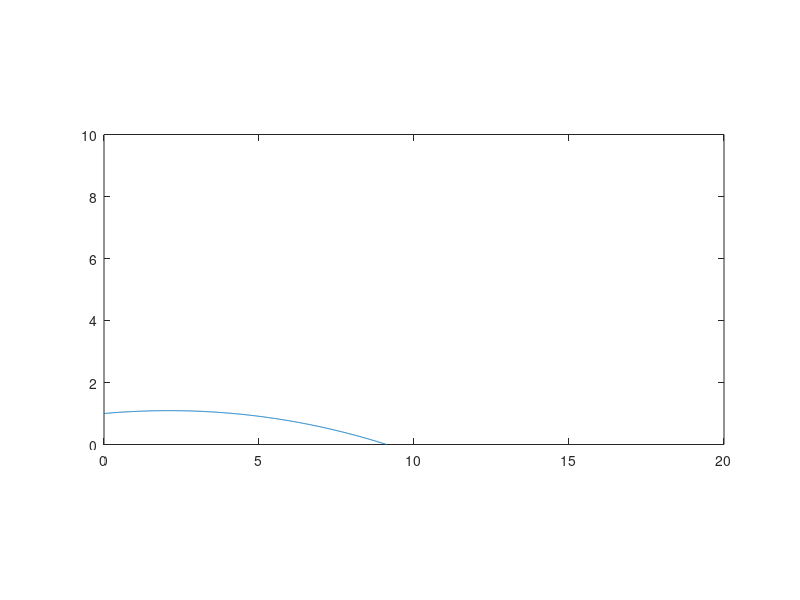

The MATLAB source for this figure:
%initialize parameters
m = 0.175; % kg
g = 9.81; % m/s^2
d = 0.26; % m
d_air = 1.23; % kg/m^3
Vinit = 14; % m/s
hinit = 1; %m
ang_att = 5 * pi / 180; %radians
A = pi/2*d^2*sin(ang_att); % m^2
Vx_init = Vinit*cos(ang_att);
Vy_init = Vinit*sin(ang_att);
Cd0 = 0.08; %drag coefficient at alpha = 0
Cl0 = 0.15; %lift coefficient at alpha = 0
CdA = 2.72; %drag coefficient dependant on alpha
ClA = 1.4; %drag coefficient dependant on alpha
A0 = -4*pi/180; %radians
delta_time = 0.001;
%find the coefficient of drag
C_drag = @(ang_att) Cd0 + CdA*(ang_att-A0)^2;
%find the coefficient of lift
C_lift = @(ang_att) Cl0 + ClA*(ang_att);
C_drag_val = C_drag(ang_att);
C_lift_val = C_lift(ang_att);
%set the first element of each array to the initial conditions
vx_arr(1) = Vx_init;
vy_arr(1) = Vy_init;
x_arr(1) = 0;
y_arr(1) = hinit;
i = 1;
%keeps looping until the frisbee hits the ground (y = 0)
while y_arr(end) >= 0
%new x position is the old x position plus the change in the time multiplied by the current velocity in the x-direction
new_x = x_arr(i) + delta_time*vx_arr(i);
%new y position is the old y position plus the change in the time multiplied by the current velocity in the y-direction
new_y = y_arr(i) + delta_time*vy_arr(i);
new_vx = vx_arr(i) - (C_drag_val * d_air*A*vx_arr(i)^2)* (delta_time/(2*m));
new_vy = vy_arr(i) + (delta_time/m)*(0.5*C_lift_val*d_air*A*vx_arr(i)^2 - m*g) - ((C_drag_val * d_air*A*vy_arr(i)^2/2) * (delta_time/m));
i = i+1;
%set prev vx, vy, x, y to current vx, vy, x, y
vx_arr(i) = new_vx;
vy_arr(i) = new_vy;
x_arr(i) = new_x;
y_arr(i) = new_y;
end
%display x and y arr
plot(x_arr, y_arr);
%set the x and y axis
ylim([0 10]);
xlim([0 20]);
%set the ratio of x and y to be 1:1
daspect([1 1 1]);
%clear arrays
clear('x_arr');
clear('y_arr');
clear('vx_arr');
clear('vy_arr');
